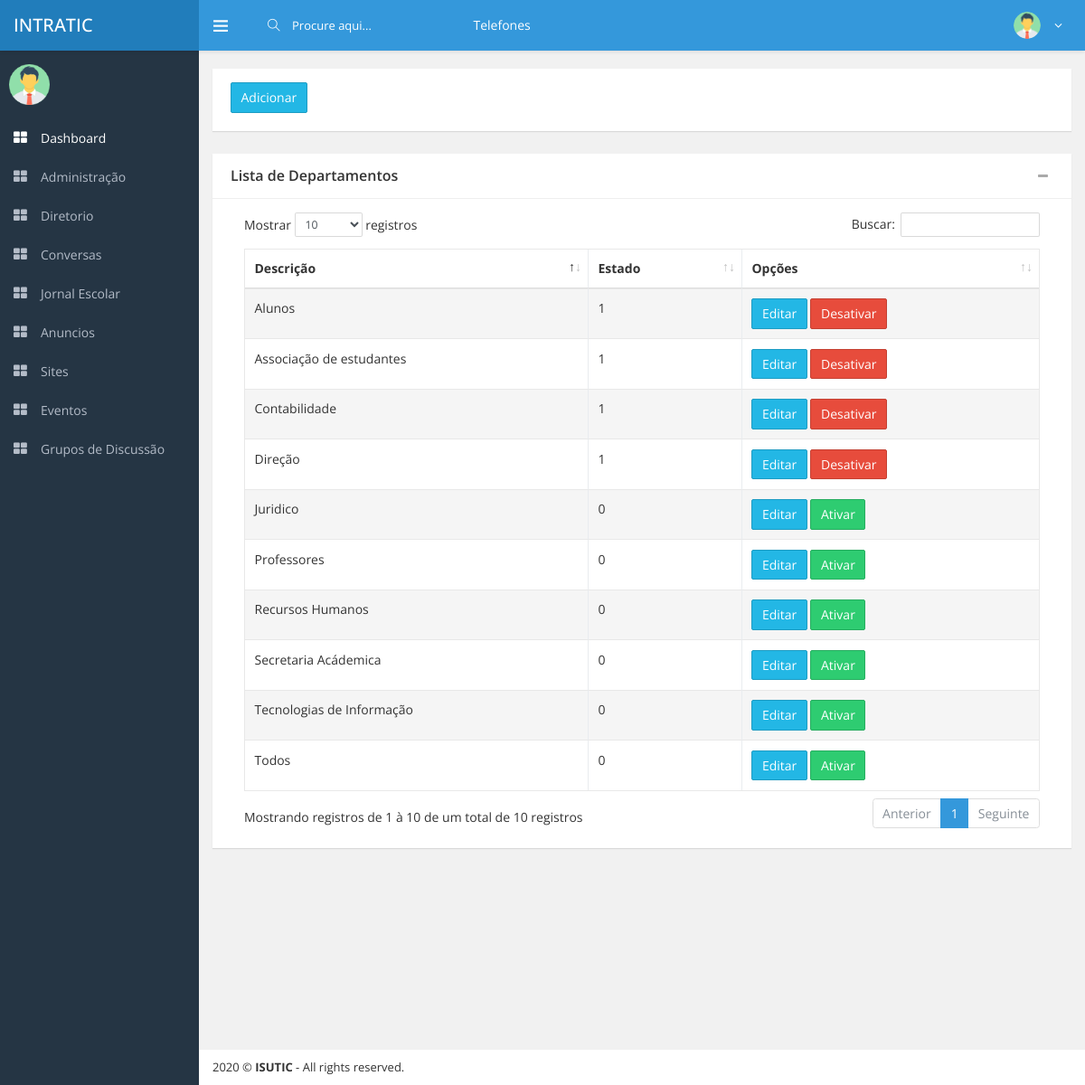
The page /index.php/departamento/listar on the database its author committed.
### tables this page shows
CREATE TABLE `departamento` (
  `id_departamento` int(11) NOT NULL,
  `descricao_departamento` varchar(100) NOT NULL,
  `estado` int(11) NOT NULL
);

### application/controllers/Departamento.php (called while the page is built, shortened)
<?php
class Departamento extends CI_Controller {
    public function listar() {
        $dados['departamentos'] = $this->db->get('departamento')->result();
        $this->load->view('departamento/listar', $dados);
    }
}

### index.php (called while the page is built, shortened)
<?php
require_once BASEPATH.'core/CodeIgniter.php';

### application/views/departamento/listar.php (the view, shortened to what this page needs)
<!DOCTYPE html>
<html lang="en">
    <head>
        <link href="<?= base_url() ?>assets/vendors/bootstrap/dist/css/bootstrap.min.css" rel="stylesheet" />
        <link href="<?= base_url() ?>assets/vendors/font-awesome/css/font-awesome.min.css" rel="stylesheet" />
        <link href="<?= base_url() ?>assets/vendors/themify-icons/css/themify-icons.css" rel="stylesheet" />
        <link href="<?= base_url() ?>assets/vendors/jvectormap/jquery-jvectormap-2.0.3.css" rel="stylesheet" />
        <link href="<?= base_url() ?>assets/css/main.min.css" rel="stylesheet" />
        <link href="<?= base_url() ?>assets/vendors/DataTables/datatables.min.css" rel="stylesheet" />
        <link href='<?= base_url() ?>assets/css/themes/blue.css' rel='stylesheet' id='theme-style' />
    </head>
    <body class="fixed-navbar fixed-layout boxed-layout">
        <div class="page-wrapper">
            <?php include APPPATH . 'views/includes/header.php'; ?>
            <div class="content-wrapper">
                <div class="page-content fade-in-up">
                    <div class="row">
                        <div class="col-md-12">
                            <div class="ibox">
                                <div class="ibox-body">
                                    <a href="<?= base_url() ?>departamento/add" class="btn btn-info">Adicionar</a>
                                </div>
                            </div>
                            <div class="ibox">
                                <div class="ibox-head">
                                    <div class="ibox-title">Lista de Departamentos</div>
                                    <div class="ibox-tools">
                                        <a class="ibox-collapse"><i class="fa fa-minus"></i></a>
                                    </div>
                                </div>
                                <div class="ibox-body">
                                    <table class="table table-striped table-bordered table-hover" id="example-table" cellspacing="0" width="100%">
                                        <thead>
                                            <tr>
                                                <th>Descrição</th>
                                                <th>Estado</th>
                                                <th>Opções</th>
                                            </tr>
                                        </thead>
                                        <tbody>
                                            <?php foreach ($departamentos as $a) {
                                                ?>
                                                <tr>
                                                    <td><?= $a->descricao_departamento ?></td>
                                                    <td><?= $a->estado ?></td>
                                                    <td>
                                                        <a class="btn btn-info" href="<?= base_url('departamento/editar/' . $a->id_departamento) ?>">Editar</a>
                                                        <?php if ($a->estado == 0) { ?>
                                                            <a class="btn btn-success" href="<?= base_url('departamento/ativar/' . $a->id_departamento) ?>">Ativar</a>
                                                        <?php } else { ?>
                                                            <a class="btn btn-danger" href="<?= base_url('departamento/desativar/' . $a->id_departamento) ?>">Desativar</a>
                                                        <?php } ?>
                                                    </td>
                                                </tr>
                                            <?php } ?>
                                        </tbody>
                                    </table>
                                </div>
                            </div>
                        </div>
                    </div>
                </div>
                <?php include APPPATH . 'views/includes/footer.php'; ?>
            </div>
        </div>
    </body>
</html>

### rows shown on the page
departamento: descricao_departamento "Secretaria Acádemica", estado "0"
departamento: descricao_departamento "Direção", estado "1"
departamento: descricao_departamento "Tecnologias de Informação", estado "0"
departamento: descricao_departamento "Professores", estado "0"
departamento: descricao_departamento "Todos", estado "0"
departamento: descricao_departamento "Alunos", estado "1"
departamento: descricao_departamento "Contabilidade", estado "1"
departamento: descricao_departamento "Juridico", estado "0"
departamento: descricao_departamento "Recursos Humanos", estado "0"
departamento: descricao_departamento "Associação de estudantes", estado "1"
